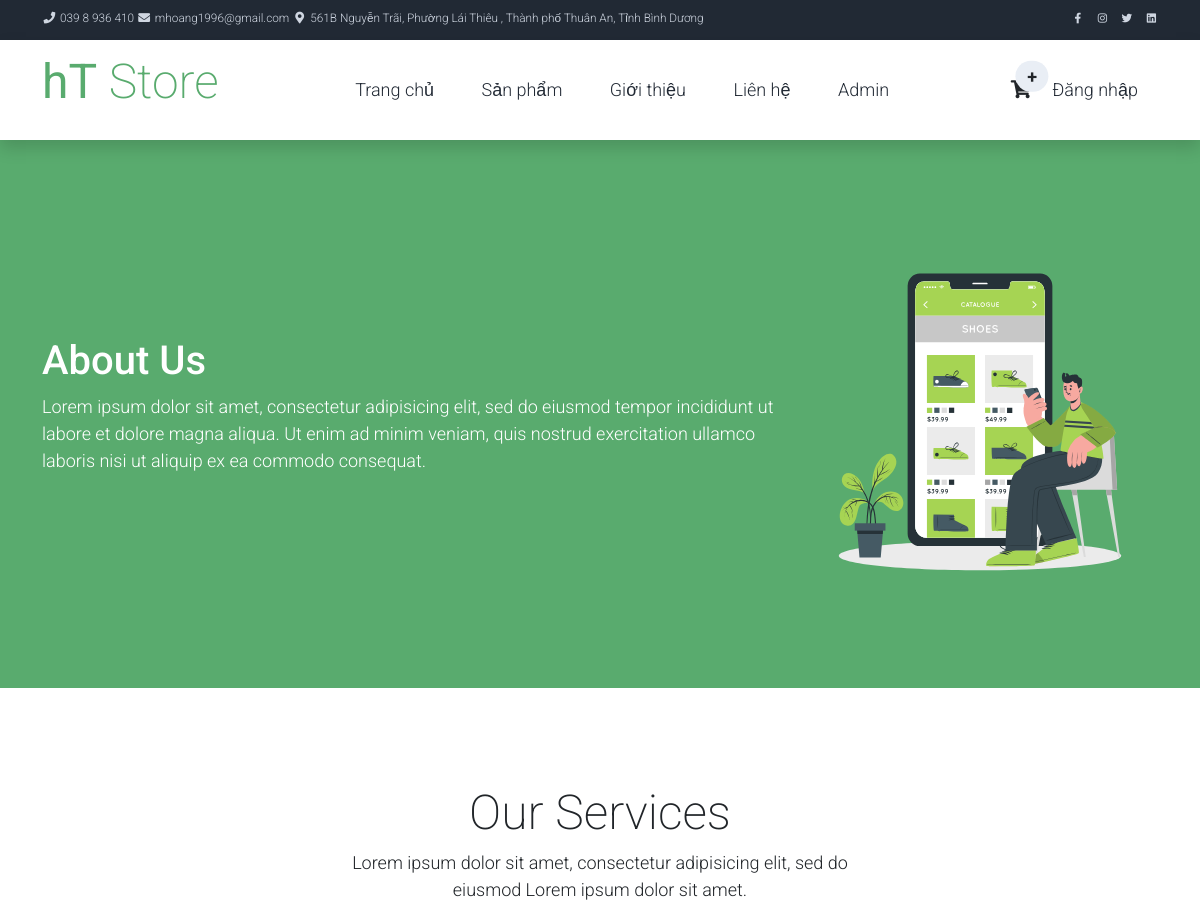
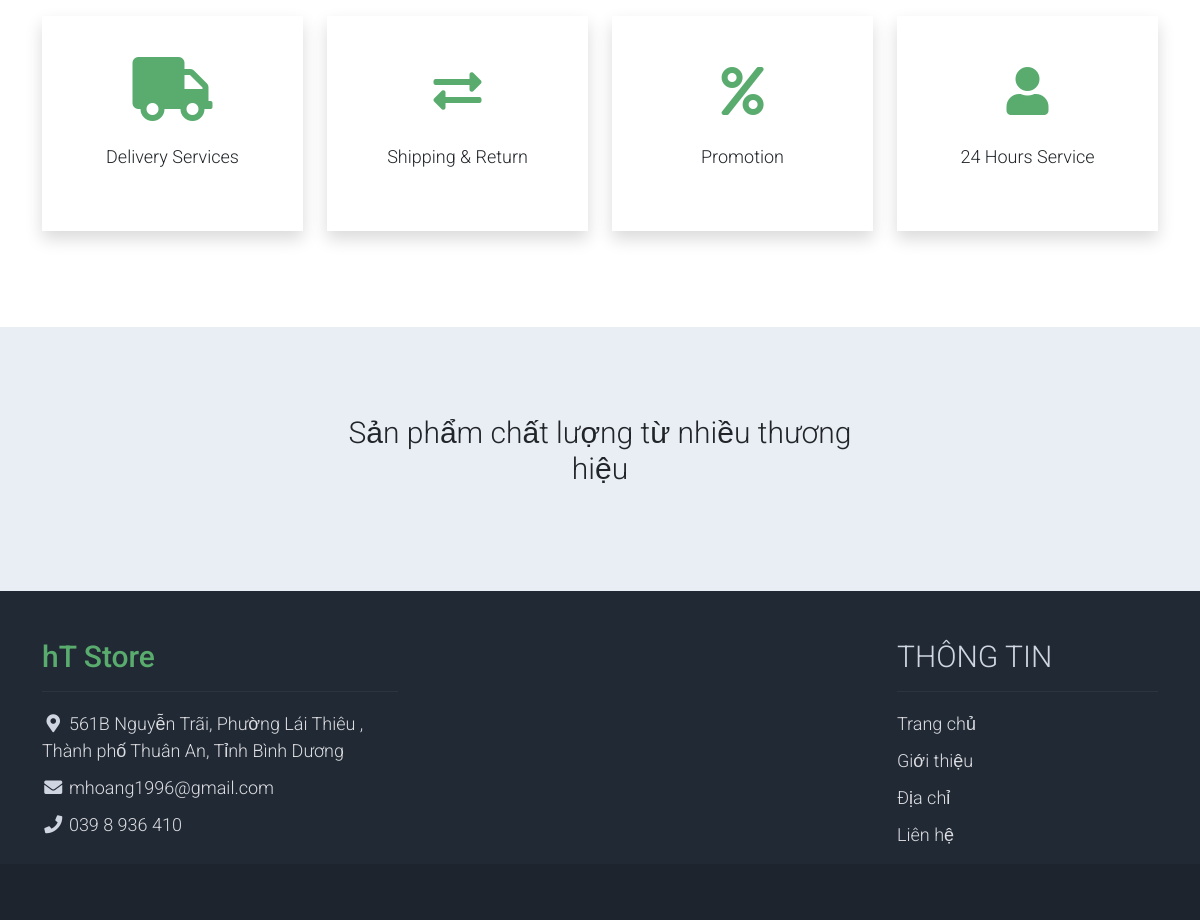
The app's page /About with its own data (2 pictures, top to bottom).
### tables this page shows
CREATE TABLE `tbl_menuitem` (
  `Id` int(11) NOT NULL,
  `Name` text NOT NULL,
  `IdGroup` int(11) NOT NULL,
  `Link` text NOT NULL,
  `OrderNum` int(11) NOT NULL,
  `Icon` text NOT NULL
);

### app/Controllers/AboutController.php (called while the page is built, shortened)
<?php
class AboutController extends Controller
{
    public function index()
    {
        $this->View();
    }
}

### core/Database.php (called while the page is built, shortened)
<?php
class Database
{
    public static $DbConnect;
    function __construct()
    {
        global $db_config;
        try {
            self::$DbConnect = new mysqli($db_config['host'], $db_config['user'], isset($db_config['pass']) ? $db_config['pass'] : '', $db_config['db']);
            mysqli_set_charset(self::$DbConnect, 'UTF8');
        } catch (Exception $exception) {
            $mess = $exception->getMessage();
            $data['mess'] = $mess;
            App::$app->loadError('database', $data);
            die();
        }
    }
    function SELECTROW($tableName = null, $where)
    {
        $sql = "SELECT * FROM `{$tableName}` WHERE {$where}";
        $result = self::$DbConnect->query($sql);
        if ($result->num_rows > 0) {
            return $result->fetch_assoc();
        }
        return null;
    }
    function SELECTROWS($tableName, $where)
    {
        $sql = "SELECT * FROM `{$tableName}` WHERE {$where}";
        $result = self::$DbConnect->query($sql);
        if ($result->num_rows > 0) {
            return $result;
        }
        return null;
    }
}

### app/ViewModels/MenuItemVM.php (called while the page is built, shortened)
<?php
class MenuItemVM extends Model
{
    function __construct($menu = null)
    {
        $this->Name = isset($menu["Name"]) ? $menu["Name"] : null;
        $this->Link = isset($menu["Link"]) ? $menu["Link"] : null;
        $this->Icon = isset($menu["Icon"]) ? $menu["Icon"] : null;
    }
    function GetDataTable($where = null)
    {
        return $this->SELECTROWS(MenuItemVM::tableName, isset($where) ? $where : "1");
    }
    function GetDataTableByIdGroupAndNum($idgroup, $num)
    {
        return $this->SELECTROW(MenuItemVM::tableName, "`IdGroup` = " . $idgroup . " AND `OrderNum` = " . $num);
    }
}

### app/Views/layouts/_headerLayout.php (the view, shortened to what this page needs)
<?php
   $model = new MenuItemVM();
   ?>
<nav class="navbar navbar-expand-lg bg-dark navbar-light d-none d-lg-block" id="templatemo_nav_top">
    <div class="container text-light">
        <div class="w-100 d-flex justify-content-between">
            <div>
                <?php
                   $datainfo = $model->GetDataTable(" `IdGroup` = 2 ORDER BY `OrderNum`");
                   if (!empty($datainfo)) {
                       while ($row = $datainfo->fetch_array()) {
                           $item = new MenuItemVM($row);
                   ?>
                        <i class="<?php echo $item->Icon ?>"></i>
                        <a class="navbar-sm-brand text-light text-decoration-none" href=""><?php echo $item->Name ?></a>
                <?php
                       }
                   }
                   ?>
            </div>
            <div>
                <?php
                   $datainfoicon = $model->GetDataTable(" `IdGroup` = 4 ORDER BY `OrderNum`");
                   if (!empty($datainfoicon)) {
                       while ($row = $datainfoicon->fetch_array()) {
                           $item = new MenuItemVM($row);
                   ?>
                        <a class="text-light" href="<?php echo $item->Link ?>" target="_blank" rel="sponsored"><i class="<?php echo $item->Icon ?>"></i></a>
                <?php
                       }
                   }
                   ?>
            </div>
        </div>
    </div>
</nav>
<nav class="navbar navbar-expand-lg navbar-light shadow">
    <div class="container d-flex justify-content-between align-items-center">
        <a class="navbar-brand text-success logo h1 align-self-center" href="/home">
            <h1 class="h1 text-success"><b>hT</b> Store</h1>
        </a>
        <div class="align-self-center collapse navbar-collapse flex-fill  d-lg-flex justify-content-lg-between" id="templatemo_main_nav">
            <div class="flex-fill">
                <ul class="nav navbar-nav d-flex justify-content-between mx-lg-auto">
                    <?php
                       $data = $model->GetDataTable(" `IdGroup` = 1 ORDER BY `OrderNum`");
                       if (!empty($data)) {
                           while ($row = $data->fetch_array()) {
                               $item = new MenuItemVM($row);
                       ?>
                            <li class="nav-item">
                                <a class="nav-link" href="<?php echo $item->Link ?>"><?php echo $item->Name ?></a>
                            </li>
                    <?php
                           }
                       }
                       ?>
                </ul>
            </div>
            <div class="navbar align-self-center d-flex">
                <a class="nav-icon position-relative text-decoration-none" href="/cart">
                    <i class="fa fa-fw fa-shopping-cart text-dark mr-1"></i>
                    <span class="position-absolute top-0 left-100 translate-middle badge rounded-pill bg-light text-dark">
                        <?php
                           $model = new CartVM();
                           if (isset($_SESSION["user"])) {
                               $dataList = $model->GetCart($_SESSION["user"]["Id"]);
                               if (!empty($dataList)) {
                                   $number = count($dataList->fetch_all());
                                   echo $number;
                               } else {
                                   echo "0";
                               }
                           } else {
                               echo "+";
                           }
                           ?>
                    </span>
                </a>
                <div class="nav-icon position-relative text-decoration-none">
                    <?php
                       if (isset($_SESSION["user"])) {
                       ?>
                        <div class="dropdown">
                            <button onclick="myFunction()" class="dropbtn"> <i class="fa fa-fw fa-user text-dark mr-3"></i><?php echo $_SESSION["user"]["Name"]; ?></button>
                            <div id="myDropdown" class="dropdown-content">
                                <a href="/account">Tài khoản</a>
                                <a href="/signin/signout">Đăng xuất</a>
                            </div>
                        </div>
                    <?php
                       } else {
                           echo '<a class="text-decoration-none" href="/signin">Đăng nhập</a>';
                       }
                       ?>
                </div>
            </div>
        </div>
    </div>
</nav>

### app/Views/about/index.php (shortened to what this page needs)
<?php
$modelitem = new MenuItemVM();
?>
<section class="bg-success py-5">
    <div class="container">
        <div class="row align-items-center py-5">
            <div class="col-md-8 text-white">
                <?php
                $doc1 = $modelitem->GetDataTableByIdGroupAndNum(6, 1);
                echo $doc1["Name"];
                ?>
            </div>
            <div class="col-md-4">
                <img src="/public/uploads/carousel/<?php echo $doc1["Icon"]; ?>" alt="About Hero">
            </div>
        </div>
    </div>
</section>
<section class="container py-5">
    <div class="row text-center pt-5 pb-3">
        <div class="col-lg-6 m-auto">
            <?php
            $doc2 = $modelitem->GetDataTableByIdGroupAndNum(6, 2);
            echo $doc2["Name"];
            ?>
        </div>
    </div>
    <div class="row">
        <?php
        $doc3 = $modelitem->GetDataTable("`IdGroup` = 6 LIMIT 2,10");
        if ($doc3) {
            while ($row = $doc3->fetch_array()) {
                $item = new MenuItemVM($row);
        ?>
                <div class="col-md-6 col-lg-3 pb-5">
                    <div class="h-100 py-5 services-icon-wap shadow">
                        <div class="h1 text-success text-center"><i class="<?php echo $item->Icon; ?>"></i></div>
                        <h2 class="h5 mt-4 text-center"><?php echo $item->Name; ?></h2>
                    </div>
                </div>
        <?php
            }
        }
        ?>
    </div>
</section>

### app/Views/layouts/_footerLayout.php (shortened to what this page needs)
<section class="bg-light py-5">
    <div class="container my-4">
        <div class="row text-center py-3">
            <div class="col-lg-6 m-auto">
                <h2 class="h2">Sản phẩm chất lượng từ nhiều thương hiệu</h2>
            </div>
        </div>
    </div>
</section>
<footer class="bg-dark" id="tempaltemo_footer">
    <div class="container">
        <div class="row">
            <div class="col-md-4 pt-5">
                <h2 class="h2 text-success border-bottom pb-3 border-light logo">hT Store</h2>
                <ul class="list-unstyled text-light footer-link-list">
                    <?php
                    $model = new MenuItemVM();
                    $datainfo = $model->GetDataTable(" `IdGroup` = 2 ORDER BY `OrderNum` DESC");
                    if (!empty($datainfo)) {
                        while ($row = $datainfo->fetch_array()) {
                            $item = new MenuItemVM($row);
                    ?>
                            <li>
                                <i class="<?php echo $item->Icon; ?>"></i>
                                <a class="text-decoration-none" href="#"><?php echo $item->Name; ?></a>
                            </li>
                    <?php
                        }
                    }
                    ?>
                </ul>
            </div>
            <div class="col-md-5 pt-5">
            </div>
            <div class="col-md-3 pt-5">
                <h2 class="h2 text-light border-bottom pb-3 border-light">THÔNG TIN</h2>
                <ul class="list-unstyled text-light footer-link-list">
                    <li><a class="text-decoration-none" href="/home">Trang chủ</a></li>
                    <li><a class="text-decoration-none" href="/about">Giới thiệu</a></li>
                    <li><a class="text-decoration-none" href="/location">Địa chỉ</a></li>
                    <li><a class="text-decoration-none" href="/contact">Liên hệ</a></li>
                </ul>
            </div>
        </div>
    </div>
    <div class="w-100 bg-black py-3">
        <div class="container">
            <div class="row pt-2">
                <div class="col-12">
                </div>
            </div>
        </div>
    </div>
</footer>

### public/assets/client/css/templatemo.css (style rules this page uses)
body, ul, li, p, a, label, input, div { font-family: 'Roboto', sans-serif; font-size: 18px !important; font-weight: 300; }
.h1 { font-family: 'Roboto', sans-serif; font-size: 48px !important; font-weight: 200 !important; }
.h2 { font-family: 'Roboto', sans-serif; font-size: 30px !important; font-weight: 300; }
.logo { font-weight: 500 !important; }
.text-success { color: #59ab6e !important; }
.text-light { color: #cfd6e1 !important; }
.bg-dark { background-color: #212934 !important; }
.bg-light { background-color: #e9eef5 !important; }
.bg-black { background-color: #1d242d !important; }
.bg-success { background-color: #59ab6e !important; }
#templatemo_nav_top { min-height: 40px; }
#templatemo_nav_top * { font-size: .9em !important; }
#templatemo_main_nav a { color: #212934; }
#templatemo_main_nav .navbar .nav-icon { margin-right: 20px; }
.services-icon-wap { transition: .3s; }
#tempaltemo_footer a { color: #dcdde1; }
#tempaltemo_footer ul.footer-link-list li { padding-top: 10px; }
#tempaltemo_footer .border-light { border-color: #2d343f !important; }
@media (min-width: 768px) { #templatemo_main_nav .navbar-nav { max-width: 450px; } }
@media (min-width: 992px) { #templatemo_main_nav .navbar-nav { max-width: 550px; } }

### public/assets/client/css/custom.css (style rules this page uses)
body { font-family: Arial, Helvetica, sans-serif; }

### records on screen
tbl_menuitem: Name "039 8 936 410"
tbl_menuitem: Name "mhoang1996@gmail.com"
tbl_menuitem: Name "561B Nguyễn Trãi, Phường Lái Thiêu , Thành phố Thuân An, Tỉnh Bình Dương"
tbl_menuitem: Name "Trang chủ"
tbl_menuitem: Name "Sản phẩm"
tbl_menuitem: Name "Giới thiệu"
tbl_menuitem: Name "Liên hệ"
tbl_menuitem: Name "Admin"
tbl_menuitem: Name "About Us Lorem ipsum dolor sit amet, consectetur adipisicing elit, sed do eiusmod tempor incididunt ut labore et dolore magna aliqua. Ut enim ad minim veniam, quis nostrud exercitation ullamco laboris nisi ut aliquip ex ea commodo consequat.", Icon (picture)
tbl_menuitem: Name "Our Services Lorem ipsum dolor sit amet, consectetur adipisicing elit, sed do eiusmod Lorem ipsum dolor sit amet."
tbl_menuitem: Name "Delivery Services"
tbl_menuitem: Name "Shipping & Return"
tbl_menuitem: Name "Promotion"
tbl_menuitem: Name "24 Hours Service"
